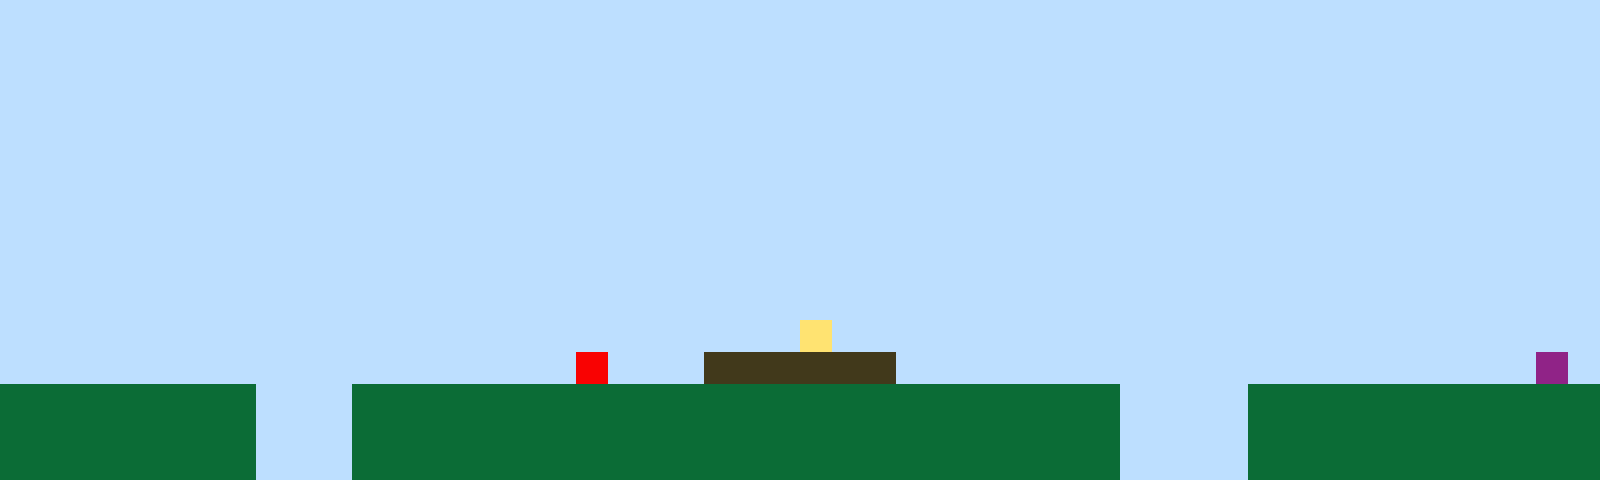

This game map was drawn from its Tiled (.tmx) file and the tilesets committed beside it. A one-line description and the full map source follow:
An orthogonal 50x15 tile map with 32x32 px tiles, 1 tile layer (Tile Layer 1).

<map version="1.10" tiledversion="1.11.2" orientation="orthogonal" renderorder="right-up" width="50" height="15" tilewidth="32" tileheight="32" infinite="0" nextlayerid="2" nextobjectid="1"><editorsettings><export target="map1.csv" format="csv" /></editorsettings><tileset firstgid="1" name="sprites" tilewidth="32" tileheight="32" tilecount="6" columns="3"><image source="sprites.png" width="96" height="64" /></tileset><layer id="1" name="Tile Layer 1" width="50" height="15"><data encoding="csv">1,1,1,1,1,1,1,1,1,1,1,1,1,1,1,1,1,1,1,1,1,1,1,1,1,1,1,1,1,1,1,1,1,1,1,1,1,1,1,1,1,1,1,1,1,1,1,1,1,1,1,1,1,1,1,1,1,1,1,1,1,1,1,1,1,1,1,1,1,1,1,1,1,1,1,1,1,1,1,1,1,1,1,1,1,1,1,1,1,1,1,1,1,1,1,1,1,1,1,1,1,1,1,1,1,1,1,1,1,1,1,1,1,1,1,1,1,1,1,1,1,1,1,1,1,1,1,1,1,1,1,1,1,1,1,1,1,1,1,1,1,1,1,1,1,1,1,1,1,1,1,1,1,1,1,1,1,1,1,1,1,1,1,1,1,1,1,1,1,1,1,1,1,1,1,1,1,1,1,1,1,1,1,1,1,1,1,1,1,1,1,1,1,1,1,1,1,1,1,1,1,1,1,1,1,1,1,1,1,1,1,1,1,1,1,1,1,1,1,1,1,1,1,1,1,1,1,1,1,1,1,1,1,1,1,1,1,1,1,1,1,1,1,1,1,1,1,1,1,1,1,1,1,1,1,1,1,1,1,1,1,1,1,1,1,1,1,1,1,1,1,1,1,1,1,1,1,1,1,1,1,1,1,1,1,1,1,1,1,1,1,1,1,1,1,1,1,1,1,1,1,1,1,1,1,1,1,1,1,1,1,1,1,1,1,1,1,1,1,1,1,1,1,1,1,1,1,1,1,1,1,1,1,1,1,1,1,1,1,1,1,1,1,1,1,1,1,1,1,1,1,1,1,1,1,1,1,1,1,1,1,1,1,1,1,1,1,1,1,1,1,1,1,1,1,1,1,1,1,1,1,1,1,1,1,1,1,1,1,1,1,1,1,1,1,1,1,1,1,1,1,1,1,1,1,1,1,1,1,1,1,1,1,1,1,1,1,1,1,1,1,1,1,1,1,1,1,1,1,1,1,1,1,1,1,1,1,1,1,1,1,1,1,1,1,1,1,1,1,1,1,1,1,1,1,1,1,1,1,1,1,1,1,1,1,1,1,1,1,1,1,1,1,1,1,1,1,1,1,1,1,1,1,1,1,1,1,1,1,1,1,1,1,1,1,1,1,1,1,1,1,1,1,1,1,1,1,1,1,1,1,1,1,1,1,1,1,1,1,1,1,1,1,1,1,4,1,1,1,1,1,1,1,1,1,1,1,1,1,1,1,1,1,1,1,1,1,1,1,1,1,1,1,1,1,1,1,1,1,1,1,1,1,1,1,1,1,1,5,1,1,1,3,3,3,3,3,3,1,1,1,1,1,1,1,1,1,1,1,1,1,1,1,1,1,1,1,1,6,1,2,2,2,2,2,2,2,2,1,1,1,2,2,2,2,2,2,2,2,2,2,2,2,2,2,2,2,2,2,2,2,2,2,2,2,1,1,1,1,2,2,2,2,2,2,2,2,2,2,2,2,2,2,2,2,2,2,2,1,1,1,2,2,2,2,2,2,2,2,2,2,2,2,2,2,2,2,2,2,2,2,2,2,2,2,1,1,1,1,2,2,2,2,2,2,2,2,2,2,2,2,2,2,2,2,2,2,2,1,1,1,2,2,2,2,2,2,2,2,2,2,2,2,2,2,2,2,2,2,2,2,2,2,2,2,1,1,1,1,2,2,2,2,2,2,2,2,2,2,2</data></layer></map>
